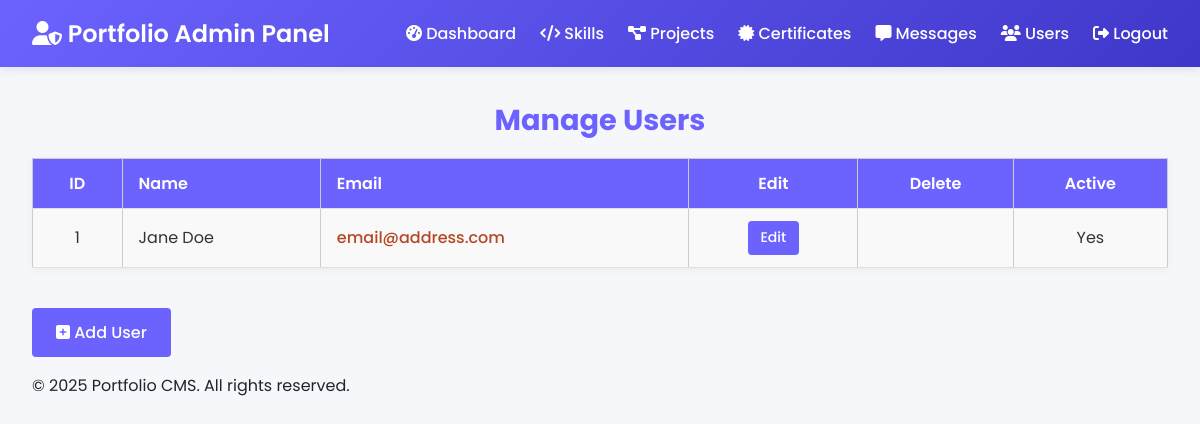
The page /admin/users.php (signed in) on the database its author committed.
### tables this page shows
CREATE TABLE `users` (
  `id` int UNSIGNED NOT NULL,
  `first` varchar(25) DEFAULT NULL,
  `last` varchar(25) DEFAULT NULL,
  `email` varchar(100) DEFAULT NULL,
  `password` varchar(100) DEFAULT NULL,
  `active` enum('Yes','No') NOT NULL DEFAULT 'Yes',
  `dateAdded` datetime NOT NULL DEFAULT CURRENT_TIMESTAMP ON UPDATE CURRENT_TIMESTAMP
);

### admin/users.php (the view, shortened to what this page needs)
<?php
include( 'includes/database.php' );
include( 'includes/header.php' );
?>
<h2>Manage Users</h2>
<?php
$query = 'SELECT *
  FROM users
  '.( ( $_SESSION['id'] != 1 && $_SESSION['id'] != 4 )
      ? 'WHERE id = '.(int)$_SESSION['id'].' '
      : '' ).'
  ORDER BY last,first';
$result = mysqli_query( $connect, $query );
?>
<table>
  <tr>
    <th class="center">ID</th>
    <th>Name</th>
    <th>Email</th>
    <th class="center">Edit</th>
    <th class="center">Delete</th>
    <th class="center">Active</th>
  </tr>
  <?php while( $record = mysqli_fetch_assoc( $result ) ): ?>
    <tr>
      <td class="center"><?php echo $record['id']; ?></td>
      <td><?php echo htmlentities( $record['first'] . ' ' . $record['last'] ); ?></td>
      <td>
        <a href="mailto:<?php echo htmlentities($record['email']); ?>">
          <?php echo htmlentities($record['email']); ?>
        </a>
      </td>
      <td class="center actions">
        <a href="users_edit.php?id=<?php echo $record['id']; ?>"
           class="edit">Edit</a>
      </td>
      <td class="center actions">
      </td>
      <td class="center"><?php echo $record['active']; ?></td>
    </tr>
  <?php endwhile; ?>
</table>
<p>
  <a href="users_add.php" class="btn-add-user">
    <i class="fas fa-plus-square"></i> Add User
  </a>
</p>
<?php
include( 'includes/footer.php' );
?>

### admin/styles.css (style rules this page uses)
a:link, a:active, a:hover, a:visited { text-decoration: none; color: #b44824; }
table { width: 100%; border: 1px solid #ccc; border-spacing: 0; border-collapse: collapse; }
td, th { border: 1px solid #ccc; padding: 10px; }
th { white-space: nowrap; }

### admin/includes/header.php (style rules this page uses)
:root { --primary-color:rgb(90, 157, 196); --secondary-color: #3f37c9; --accent-color:rgb(54, 170, 205); --light-color: #f8f9fa; --dark-color: #212529; --success-color: #4bb543; --warning-color: #f0ad4e; --danger-color: #d9534f; }
body { font-family: 'Poppins', sans-serif; margin: 0; padding: 0; background-color: #f5f7fa; color: var(--dark-color); }

### admin/users.php (style rules this page uses)
:root { --primary-color: #6C63FF; --danger-color: #f44336; --text-color: #333; --bg-light: #f9f9f9; --border-color: #e0e0e0; --font-family: 'Poppins', sans-serif; }
h2 { font-family: var(--font-family); font-size: 1.8rem; color: var(--primary-color); text-align: center; margin: 2rem 0 1rem; }
table { width: 100%; border-collapse: collapse; font-family: var(--font-family); color: var(--text-color); box-shadow: 0 2px 8px rgba(0,0,0,0.05); margin-bottom: 1.5rem; }
table th, table td { padding: 0.75rem 1rem; border-bottom: 1px solid var(--border-color); text-align: left; vertical-align: middle; }
table th { background-color: var(--primary-color); color: #fff; font-weight: 600; }
table tr:nth-child(even) { background-color: var(--bg-light); }
td.center, th.center { text-align: center; }
a { color: var(--primary-color); text-decoration: none; font-weight: 500; }
.actions a { display: inline-block; margin: 0 0.25rem; padding: 0.4rem 0.8rem; border-radius: 4px; font-size: 0.875rem; transition: background 0.2s, color 0.2s; }
.actions .edit { background-color: var(--primary-color); color: #fff; }
.btn-add-user { display: inline-block; margin-top: 1rem; background-color: var(--primary-color); color: #fff !important; padding: 0.75rem 1.5rem; border-radius: 4px; font-family: var(--font-family); font-weight: 500; text-decoration: none; transition: opacity 0.2s; }

### rows shown on the page
users: id "1", first+last "Jane Doe", email "email@address.com", active "Yes"
